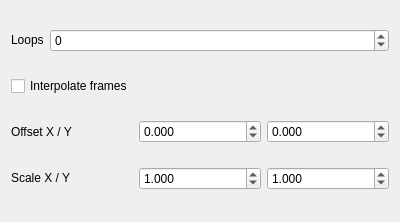
<?xml version="1.0" encoding="UTF-8"?>
<ui version="4.0">
 <class>Form</class>
 <widget class="QWidget" name="Form">
  <property name="geometry">
   <rect>
    <x>0</x>
    <y>0</y>
    <width>400</width>
    <height>222</height>
   </rect>
  </property>
  <property name="windowTitle">
   <string>Form</string>
  </property>
  <layout class="QVBoxLayout" name="verticalLayout">
   <item>
    <layout class="QHBoxLayout" name="horizontalLayout">
     <item>
      <widget class="QLabel" name="label">
       <property name="sizePolicy">
        <sizepolicy hsizetype="Fixed" vsizetype="Fixed">
         <horstretch>0</horstretch>
         <verstretch>0</verstretch>
        </sizepolicy>
       </property>
       <property name="minimumSize">
        <size>
         <width>0</width>
         <height>13</height>
        </size>
       </property>
       <property name="text">
        <string>Loops</string>
       </property>
      </widget>
     </item>
     <item>
      <widget class="QSpinBox" name="spinbox_loops">
       <property name="sizePolicy">
        <sizepolicy hsizetype="Minimum" vsizetype="Fixed">
         <horstretch>0</horstretch>
         <verstretch>0</verstretch>
        </sizepolicy>
       </property>
       <property name="minimumSize">
        <size>
         <width>0</width>
         <height>20</height>
        </size>
       </property>
       <property name="minimum">
        <number>-1</number>
       </property>
       <property name="maximum">
        <number>1000</number>
       </property>
      </widget>
     </item>
    </layout>
   </item>
   <item>
    <widget class="QCheckBox" name="checkbox_interpolate">
     <property name="sizePolicy">
      <sizepolicy hsizetype="Minimum" vsizetype="Fixed">
       <horstretch>0</horstretch>
       <verstretch>0</verstretch>
      </sizepolicy>
     </property>
     <property name="text">
      <string>Interpolate frames</string>
     </property>
    </widget>
   </item>
   <item>
    <layout class="QHBoxLayout" name="horizontalLayout_2">
     <item>
      <widget class="QLabel" name="label_2">
       <property name="text">
        <string>Offset X / Y</string>
       </property>
      </widget>
     </item>
     <item>
      <widget class="QDoubleSpinBox" name="spinbox_offsetX">
       <property name="decimals">
        <number>3</number>
       </property>
       <property name="minimum">
        <double>-1000.000000000000000</double>
       </property>
       <property name="maximum">
        <double>1000.000000000000000</double>
       </property>
       <property name="singleStep">
        <double>0.100000000000000</double>
       </property>
      </widget>
     </item>
     <item>
      <widget class="QDoubleSpinBox" name="spinbox_offsetY">
       <property name="decimals">
        <number>3</number>
       </property>
       <property name="minimum">
        <double>-1000.000000000000000</double>
       </property>
       <property name="maximum">
        <double>1000.000000000000000</double>
       </property>
       <property name="singleStep">
        <double>0.100000000000000</double>
       </property>
      </widget>
     </item>
    </layout>
   </item>
   <item>
    <layout class="QHBoxLayout" name="horizontalLayout_3">
     <item>
      <widget class="QLabel" name="label_3">
       <property name="sizePolicy">
        <sizepolicy hsizetype="Minimum" vsizetype="Fixed">
         <horstretch>0</horstretch>
         <verstretch>0</verstretch>
        </sizepolicy>
       </property>
       <property name="text">
        <string>Scale X / Y</string>
       </property>
      </widget>
     </item>
     <item>
      <widget class="QDoubleSpinBox" name="spinbox_scaleX">
       <property name="sizePolicy">
        <sizepolicy hsizetype="Minimum" vsizetype="Fixed">
         <horstretch>0</horstretch>
         <verstretch>0</verstretch>
        </sizepolicy>
       </property>
       <property name="decimals">
        <number>3</number>
       </property>
       <property name="minimum">
        <double>-1000.000000000000000</double>
       </property>
       <property name="maximum">
        <double>1000.000000000000000</double>
       </property>
       <property name="singleStep">
        <double>0.100000000000000</double>
       </property>
       <property name="value">
        <double>1.000000000000000</double>
       </property>
      </widget>
     </item>
     <item>
      <widget class="QDoubleSpinBox" name="spinbox_scaleY">
       <property name="sizePolicy">
        <sizepolicy hsizetype="Minimum" vsizetype="Fixed">
         <horstretch>0</horstretch>
         <verstretch>0</verstretch>
        </sizepolicy>
       </property>
       <property name="decimals">
        <number>3</number>
       </property>
       <property name="minimum">
        <double>-1000.000000000000000</double>
       </property>
       <property name="maximum">
        <double>1000.000000000000000</double>
       </property>
       <property name="singleStep">
        <double>0.100000000000000</double>
       </property>
       <property name="value">
        <double>1.000000000000000</double>
       </property>
      </widget>
     </item>
    </layout>
   </item>
  </layout>
 </widget>
 <resources/>
 <connections/>
</ui>
